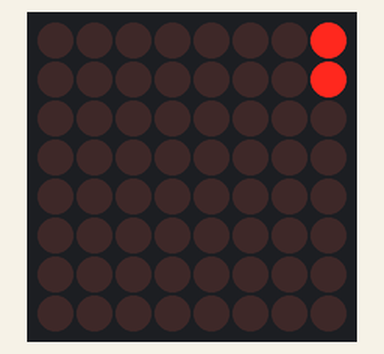
Simulated run of this sketch. Board: Arduino Uno, built with avr-gcc and run on an emulated ATmega328P. Parts: 8×8 LED matrix. What the sketch prints to the serial monitor is not drawn.

Above: at 0.05 s.
At 0.97 s:
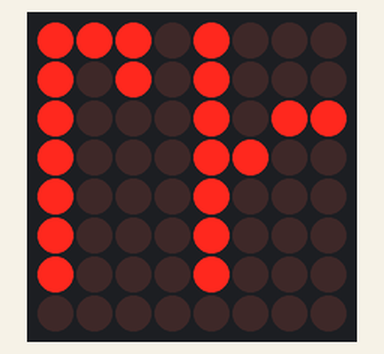
At 1.9 s:
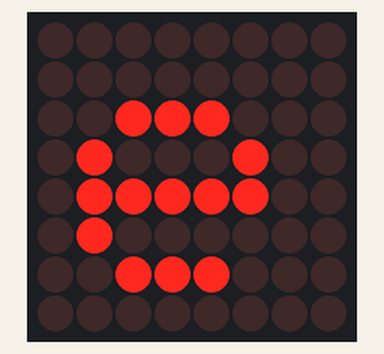
At 3.75 s:
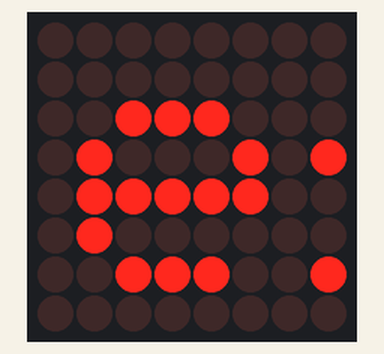
At 5.5 s:
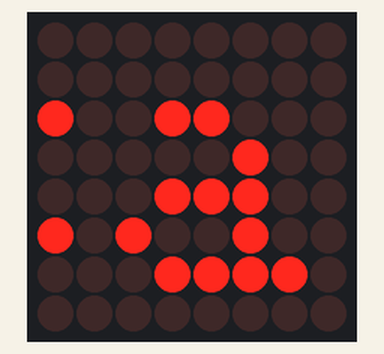
At 7.5 s:
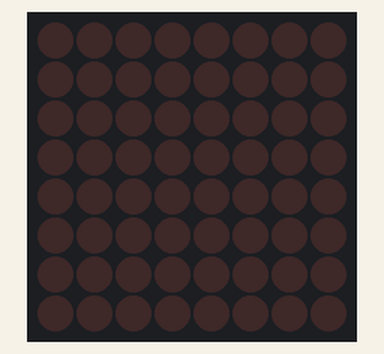

The sketch:

MAX7219_Adafruit-Multiple-SPI-Graphics.ino
```cpp
// https://github.com/markruys/arduino-Max72xxPanel
/* THis works with 1X4 Module
 *  Download the library zip files and Add Zip file
 */
#include <SPI.h>
#include <Adafruit_GFX.h>
#include <Max72xxPanel.h>

/*   PIN Connections
 * _______|_______________|____
 * | VCC  |               | +5V
 * | CLK  | -CLOCK        | 13
 * | CE   |- CE /CS       | 10
 * | MOSI | - Data Input  | 11
 * | GND  |               | GND
 */

int pinCS = 10; // Attach CS to this pin, DIN to MOSI and CLK to SCK (cf http://arduino.cc/en/Reference/SPI )

int numberOfHorizontalDisplays = 1; // Horizontal
int numberOfVerticalDisplays = 1; // Vertical

// Set up the panel
Max72xxPanel matrix = Max72xxPanel(pinCS, numberOfHorizontalDisplays, numberOfVerticalDisplays);


String tape = "DESIGN team"; // the string or message
int wait = 100; // the Scrolling speed in milliseconds

int spacer = 1;
int width = 5 + spacer; // The font width is 5 pixels


// can I draw a hearst with GFX?
/*byte array for heart
 *
 */
static uint8_t heart[8] = {0x66, 0xFF, 0xFF, 0xFF, 0x7E, 0x3C, 0x18, 0x00};
/*byte array for face
 *
 */
static uint8_t face[8] = {0x3C, 0x7E, 0xFF, 0xFF, 0xFF, 0xFF, 0x7E, 0x3C};

void setup() {

  Serial.begin(9600); // for debugging

  matrix.setIntensity(1); // Use a value between 0 and 15 for brightness

// Adjust to your own needs
//  matrix.setPosition(0, 0, 0); // The first display is at <0, 0>
//  matrix.setPosition(1, 1, 0); // The second display is at <1, 0>
//  matrix.setPosition(2, 2, 0); // The third display is at <2, 0>
//  matrix.setPosition(3, 3, 0); // And the last display is at <3, 0>
//  ...
  matrix.setRotation(0, 1);    // The first display is position upside down
  matrix.setRotation(1, 1);    // The same hold for the last display
  matrix.setRotation(2, 1);    // The first display is position upside down
  matrix.setRotation(3, 1);    // The same hold for the last display
}

void loop() {
  ticker();
  drawHeart();
  drawFace();
  moveHeart();
}

/*
 * Use http://www.binaryhexconverter.com/binary-to-hex-converter
 * to convert binary 0 and 1 to hex
 */

// draw symbol of heart wuth a byte array
void drawHeart() {
  // methods from Adafruit_GFX

   matrix.drawBitmap(0, 0, heart, 8, 8, true);
   matrix.write(); // Send bitmap to display

   delay(2000);
   // turn all pixels off (takes effect after led->flush())
   matrix.fillScreen(false);

}


// draw symbol of face with a byte array
void drawFace() {
  // methods from Adafruit_GFX

   matrix.drawBitmap(0, 0, face, 8, 8, true);
   matrix.write(); // Send bitmap to display

   delay(2000);
   // turn all pixels off (takes effect after led->flush())
   matrix.fillScreen(false);

}
/* To animate, draw the bitmap in the first position
 *  draw another behind or following it offset to the width + a spacer
 *  write to the screen
 */

void moveHeart(){

         for(int x=0; x<=8; x++){
           matrix.fillScreen(LOW);
           Serial.println(x); // for debugging position of x

            matrix.drawBitmap(x, 0, heart, 8, 8, true); // leading image

            matrix.drawBitmap(x-9, 0, heart, 8, 8, true); // trailing image
            matrix.write(); // Send bitmap to display

           delay(100);
         }


   }

/*A ticker ot text across the display
 *
 */

void ticker(){

  String tape = "The Message "; // the string or message

  for ( int i = 0 ; i < width * tape.length() + matrix.width() - 1 - spacer; i++ ) {

    matrix.fillScreen(LOW);

    int letter = i / width;
    int x = (matrix.width() - 1) - i % width;
    int y = (matrix.height() - 8) / 2; // center the text vertically

    while ( x + width - spacer >= 0 && letter >= 0 ) {
      if ( letter < tape.length() ) {
        matrix.drawChar(x, y, tape[letter], HIGH, LOW, 1);
      }

      letter--;
      x -= width;
    }

    matrix.write(); // Send bitmap to display

    delay(wait);
  }
}
```

Measured:
- by itself, everything shown: repeats every 12.9 s, in 84 steps
- what the display in image 5 shows lasts 0.6 s, from 7.4 s to 8.0 s
